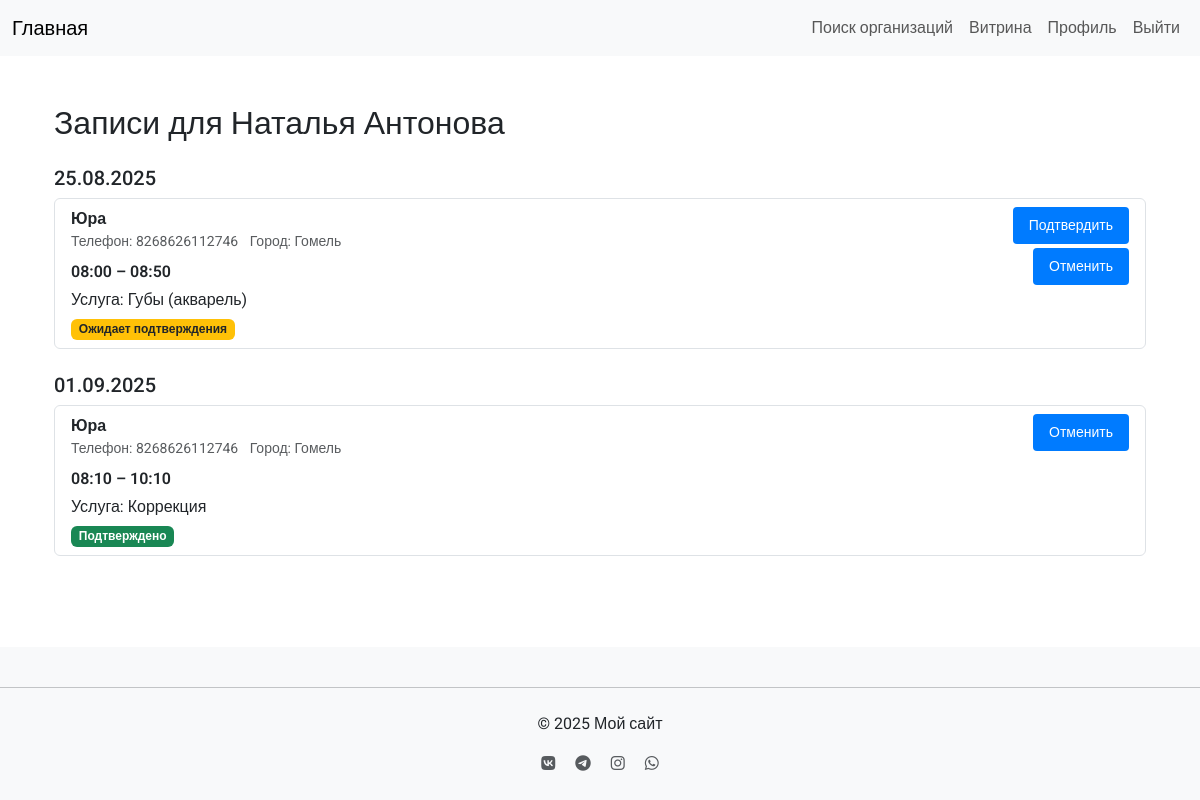
/booking/specialist/24/appointments/ (signed in), run on an earlier commit of the app's database.
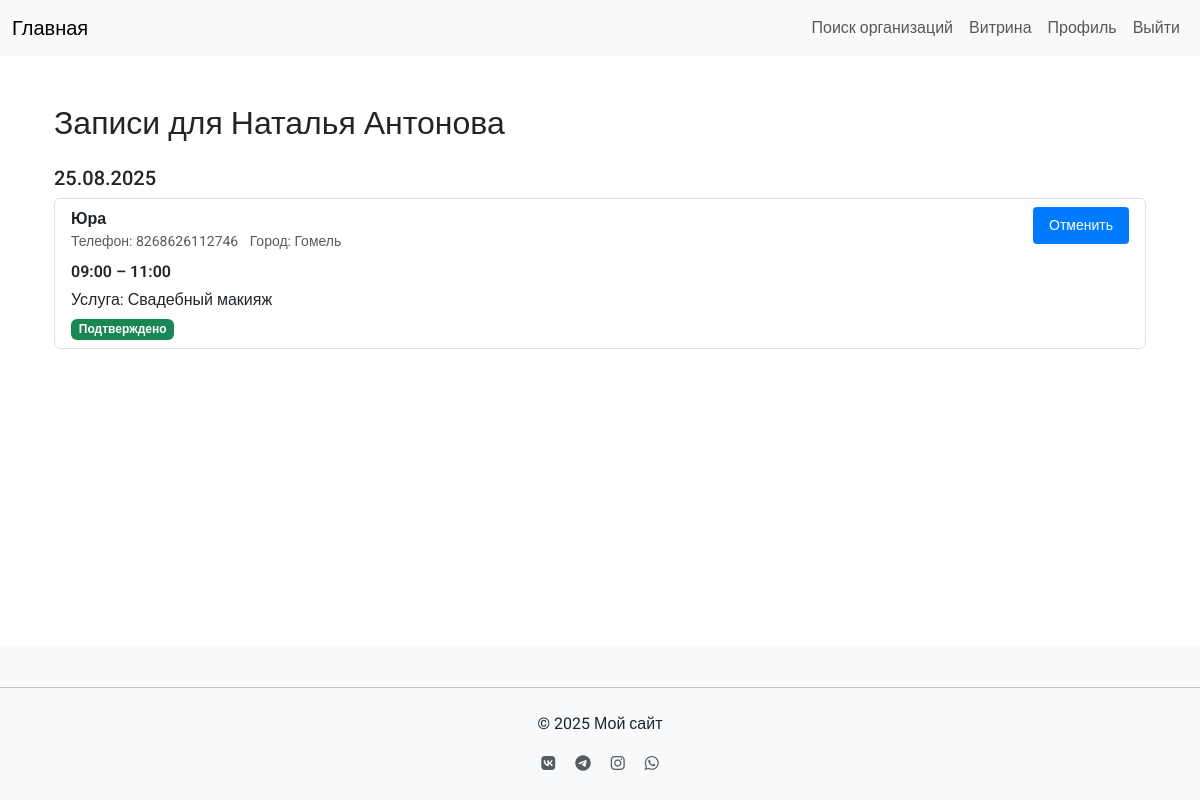
And on a later commit of the database.
### booking/models.py (models this page shows, shortened)
class Availability(models.Model):
    specialist = models.ForeignKey(Specialist, on_delete=models.CASCADE, related_name='availabilities')
    date = models.DateField(verbose_name='Дата')
    start_time = models.TimeField(verbose_name='Начало')
    end_time = models.TimeField(verbose_name='Конец')
    service = models.ForeignKey(ServicePrice, on_delete=models.SET_NULL, null=True, blank=True, verbose_name='Услуга')
    created_at = models.DateTimeField(auto_now_add=True)
    class Meta:
        verbose_name = 'Доступное время'
        verbose_name_plural = 'Доступные времена'
        unique_together = ['specialist', 'date', 'start_time']
        ordering = ['date', 'start_time']

class Appointment(models.Model):
    STATUS_PENDING = 'pending'
    STATUS_CONFIRMED = 'confirmed'
    STATUS_CANCELLED = 'cancelled'
    STATUS_CHOICES = [
        (STATUS_PENDING, 'Ожидает подтверждения'),
        (STATUS_CONFIRMED, 'Подтверждено'),
        (STATUS_CANCELLED, 'Отменено'),
    ]
    client = models.ForeignKey(ClientProfile, on_delete=models.CASCADE, related_name='appointments')
    specialist = models.ForeignKey(Specialist, on_delete=models.CASCADE, related_name='appointments')
    availability = models.ForeignKey(Availability, on_delete=models.CASCADE, related_name='appointments')
    service = models.ForeignKey(ServicePrice, on_delete=models.SET_NULL, null=True, blank=True, verbose_name='Услуга')
    notes = models.TextField(blank=True, verbose_name='Заметки')
    created_at = models.DateTimeField(auto_now_add=True)
    status = models.CharField(max_length=20, choices=STATUS_CHOICES, default=STATUS_PENDING)
    class Meta:
        verbose_name = 'Запись'
        verbose_name_plural = 'Записи'
        ordering = ['availability__date', 'availability__start_time']

### accounts/models.py (models this page shows, shortened)
class ClientProfile(models.Model):
    user = models.OneToOneField(User, on_delete=models.CASCADE)
    name = models.CharField(max_length=100, blank=True, verbose_name='Имя')
    phone = models.CharField(max_length=20, verbose_name='Телефон')
    city = models.CharField(max_length=100, blank=True, verbose_name='Город')
    class Meta:
        verbose_name = 'Профиль клиента'
        verbose_name_plural = 'Профили клиентов'

class ServicePrice(models.Model):
    workshop = models.ForeignKey(WorkshopProfile, on_delete=models.CASCADE, related_name='service_prices')
    activity_area = models.ForeignKey(ActivityArea, on_delete=models.CASCADE, verbose_name='Сфера деятельности')
    service_name = models.CharField(max_length=100, verbose_name='Название услуги')
    price = models.DecimalField(max_digits=10, decimal_places=2, verbose_name='Цена')
    duration = models.CharField(max_length=50, blank=True, verbose_name='Длительность')
    class Meta:
        verbose_name = 'Цена услуги'
        verbose_name_plural = 'Цены услуг'

### booking/views.py (the view)
# urls.py: path('specialist/<int:pk>/appointments/', views.owner_appointments_list, name='owner_appointments_list'),
@login_required
def owner_appointments_list(request, pk):
    specialist = get_object_or_404(Specialist, pk=pk)
    if specialist.showcase.workshop.user != request.user:
        messages.error(request, "Нет доступа.")
        return redirect('booking:owner_specialists_list')
    appointments = (
        specialist.appointments
        .select_related('availability', 'service', 'client__user')  # client__user позволяет читать client.user.get_full_name
        .order_by('availability__date', 'availability__start_time')
    )
    return render(request, 'booking/owner_appointments_list.html', {
        'specialist': specialist,
        'appointments': appointments,
    })

### accounts/context_processors.py (called while the page is built)
def user_type(request):
    if request.user.is_authenticated:
        try:
            request.user.workshopprofile
            return {'is_workshop': True, 'is_client': False}
        except WorkshopProfile.DoesNotExist:
            try:
                request.user.clientprofile
                return {'is_workshop': False, 'is_client': True}
            except ClientProfile.DoesNotExist:
                pass
    return {'is_workshop': False, 'is_client': False}

### booking/templatetags/time_extras.py (called while the page is built)
@register.filter
def format_time(value, fmt="%H:%M"):
    if value is None:
        return ""
    try:
        if isinstance(value, (time, datetime)):
            return value.strftime(fmt)
        return str(value)
    except Exception:
        return str(value)

### booking/templates/booking/owner_appointments_list.html (shortened to what this page needs)
{% extends "base.html" %}
{% load time_extras %}
{% block content %}
<div class="container my-4">
  <h2 class="mb-4">Записи для {{ specialist.first_name }} {{ specialist.last_name }}</h2>
  {% regroup appointments by availability.date as date_groups %}
  {% for group in date_groups %}
    <div class="mb-4">
      <h5 class="mb-2">{{ group.grouper|date:"d.m.Y" }}</h5>
      <ul class="list-group">
        {% for appointment in group.list %}
          <li class="list-group-item d-flex justify-content-between align-items-start flex-wrap">
            <div>
              <div class="fw-bold">
                {% if appointment.client.name %}
                  {{ appointment.client.name }}
                {% elif appointment.client.user.get_full_name %}
                  {{ appointment.client.user.get_full_name }}
                {% else %}
                  {{ appointment.client.user.username }}
                {% endif %}
              </div>
              <div class="small text-muted">
                {% if appointment.client.phone %}Телефон: {{ appointment.client.phone }}{% endif %}
                {% if appointment.client.city %}<span class="ms-2">Город: {{ appointment.client.city }}</span>{% endif %}
              </div>
              <div class="mt-2">
                <span class="fw-semibold">{{ appointment.availability.start_time|format_time }} – {{ appointment.availability.end_time|format_time }}</span>
              </div>
              {% if appointment.service %}
                <div class="mt-1">Услуга: {{ appointment.service.service_name }}</div>
              {% endif %}
              <div class="mt-1">
                {% if appointment.status == 'pending' %}
                  <span class="badge bg-warning text-dark">Ожидает подтверждения</span>
                {% elif appointment.status == 'confirmed' %}
                  <span class="badge bg-success">Подтверждено</span>
                {% else %}
                  <span class="badge bg-secondary">Отменено</span>
                {% endif %}
              </div>
            </div>
            <div class="d-flex flex-column align-items-end mt-2 mt-sm-0 ms-sm-4">
              {% if appointment.status == 'pending' %}
                <a href="{% url 'booking:owner_confirm_appointment' pk=appointment.pk %}" class="btn btn-sm btn-success mb-1">
                  Подтвердить
                </a>
                <a href="{% url 'booking:owner_cancel_appointment' pk=appointment.pk %}" class="btn btn-sm btn-danger">
                  Отменить
                </a>
              {% elif appointment.status == 'confirmed' %}
                <a href="{% url 'booking:owner_cancel_appointment' pk=appointment.pk %}" class="btn btn-sm btn-danger">
                  Отменить
                </a>
              {% else %}
                <a href="{% url 'booking:owner_delete_appointment' pk=appointment.pk %}"
                   class="btn btn-sm btn-outline-danger"
                   onclick="return confirm('Удалить эту запись?');">
                  Удалить
                </a>
              {% endif %}
            </div>
          </li>
        {% endfor %}
      </ul>
    </div>
  {% empty %}
    <div class="alert alert-info">Нет записей.</div>
  {% endfor %}
</div>
{% endblock %}

What changed in the data, as far as the page shows it:
removed Appointment: client.name "Юра", client.phone "8268626112746", client.city "Гомель", availability.start_time "08:00", availability.end_time "08:50", service.service_name "Губы (акварель)", status "Ожидает подтверждения", shown under "25.08.2025"
no longer on this page (row unchanged): Availability: grouper "01.09.2025"
removed Appointment: client.name "Юра", client.phone "8268626112746", client.city "Гомель", availability.start_time "08:10", availability.end_time "10:10", service.service_name "Коррекция", status "Подтверждено", shown under "01.09.2025"
added Appointment: client.name "Юра", client.phone "8268626112746", client.city "Гомель", availability.start_time "09:00", availability.end_time "11:00", service.service_name "Свадебный макияж", status "Подтверждено", shown under "25.08.2025"
